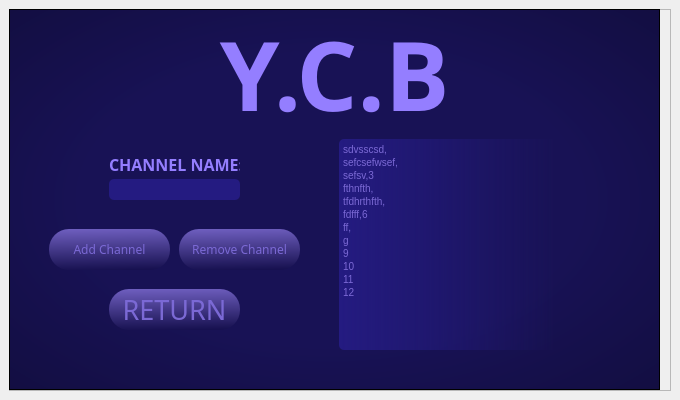
<?xml version="1.0" encoding="UTF-8"?>
<ui version="4.0">
 <class>Window_Menu</class>
 <widget class="QMainWindow" name="Window_Menu">
  <property name="geometry">
   <rect>
    <x>0</x>
    <y>0</y>
    <width>680</width>
    <height>400</height>
   </rect>
  </property>
  <property name="windowTitle">
   <string>MainWindow</string>
  </property>
  <widget class="QWidget" name="centralwidget">
   <layout class="QVBoxLayout" name="verticalLayout">
    <item>
     <widget class="QFrame" name="frame">
      <property name="styleSheet">
       <string notr="true">QFrame {
    color: rgb(220, 220, 220);
	border-radius: 20px;
}

background-color: qradialgradient(spread:pad, cx:0.5, cy:0.5, radius:0.5, fx:0.5, fy:0.5, stop:0 rgba(0, 0, 0, 255), stop:0.19397 rgba(0, 0, 0, 255), stop:0.202312 rgba(122, 97, 0, 255), stop:0.495514 rgba(76, 58, 0, 255), stop:0.504819 rgba(255, 255, 255, 255), stop:0.79 rgba(255, 255, 255, 255), stop:1 rgba(255, 158, 158, 255));</string>
      </property>
      <property name="frameShape">
       <enum>QFrame::StyledPanel</enum>
      </property>
      <property name="frameShadow">
       <enum>QFrame::Raised</enum>
      </property>
      <widget class="QLabel" name="titleLabel">
       <property name="geometry">
        <rect>
         <x>0</x>
         <y>-90</y>
         <width>651</width>
         <height>311</height>
        </rect>
       </property>
       <property name="font">
        <font>
         <family>Agency FB</family>
         <pointsize>72</pointsize>
        </font>
       </property>
       <property name="layoutDirection">
        <enum>Qt::LeftToRight</enum>
       </property>
       <property name="styleSheet">
        <string notr="true">color: rgb(233, 231, 255);
color: rgb(148, 126, 255);</string>
       </property>
       <property name="text">
        <string>&lt;strong&gt;Y.C.B</string>
       </property>
       <property name="textFormat">
        <enum>Qt::AutoText</enum>
       </property>
       <property name="scaledContents">
        <bool>false</bool>
       </property>
       <property name="alignment">
        <set>Qt::AlignCenter</set>
       </property>
      </widget>
      <widget class="QFrame" name="frame_2">
       <property name="geometry">
        <rect>
         <x>0</x>
         <y>0</y>
         <width>651</width>
         <height>381</height>
        </rect>
       </property>
       <property name="styleSheet">
        <string notr="true">background-color: rgb(24, 18, 85);
background-color: qradialgradient(spread:pad, cx:0.495, cy:0.5, radius:1.797, fx:0.494632, fy:0.5, stop:0.21393 rgba(24, 18, 85, 255), stop:1 rgba(0, 0, 0, 255));</string>
       </property>
       <property name="frameShape">
        <enum>QFrame::StyledPanel</enum>
       </property>
       <property name="frameShadow">
        <enum>QFrame::Raised</enum>
       </property>
       <widget class="QPushButton" name="btnRemove">
        <property name="geometry">
         <rect>
          <x>170</x>
          <y>220</y>
          <width>121</width>
          <height>41</height>
         </rect>
        </property>
        <property name="font">
         <font>
          <family>Segoe UI Semibold</family>
         </font>
        </property>
        <property name="styleSheet">
         <string notr="true">background-color: qlineargradient(spread:pad, x1:0.448, y1:0, x2:0.507, y2:1, stop:0 rgba(109, 93, 189, 255), stop:1 rgba(23, 17, 80, 255));
border-radius: 20px;
color: rgb(123, 105, 213);</string>
        </property>
        <property name="text">
         <string>Remove Channel</string>
        </property>
       </widget>
       <widget class="QPushButton" name="btnReturn">
        <property name="geometry">
         <rect>
          <x>100</x>
          <y>280</y>
          <width>131</width>
          <height>41</height>
         </rect>
        </property>
        <property name="font">
         <font>
          <family>Agency FB</family>
          <pointsize>20</pointsize>
         </font>
        </property>
        <property name="styleSheet">
         <string notr="true">background-color: qlineargradient(spread:pad, x1:0.448, y1:0, x2:0.507, y2:1, stop:0 rgba(109, 93, 189, 255), stop:1 rgba(23, 17, 80, 255));
border-radius: 20px;
color: rgb(123, 105, 213);</string>
        </property>
        <property name="text">
         <string>RETURN</string>
        </property>
       </widget>
       <widget class="QPushButton" name="btnAdd">
        <property name="geometry">
         <rect>
          <x>40</x>
          <y>220</y>
          <width>121</width>
          <height>41</height>
         </rect>
        </property>
        <property name="font">
         <font>
          <family>Segoe UI Semibold</family>
          <weight>50</weight>
          <bold>false</bold>
         </font>
        </property>
        <property name="styleSheet">
         <string notr="true">QPushButton {
	background-color: qlineargradient(spread:pad, x1:0.448, y1:0, x2:0.507, y2:1, stop:0 rgba(109, 93, 189, 255), stop:1 rgba(23, 17, 80, 255));
	border-radius: 20px;
	color: rgb(123, 105, 213);
}</string>
        </property>
        <property name="text">
         <string>Add Channel</string>
        </property>
        <property name="flat">
         <bool>false</bool>
        </property>
       </widget>
      </widget>
      <widget class="QLabel" name="titleLabel_2">
       <property name="geometry">
        <rect>
         <x>100</x>
         <y>130</y>
         <width>131</width>
         <height>51</height>
        </rect>
       </property>
       <property name="font">
        <font>
         <family>Agency FB</family>
         <pointsize>12</pointsize>
        </font>
       </property>
       <property name="layoutDirection">
        <enum>Qt::LeftToRight</enum>
       </property>
       <property name="styleSheet">
        <string notr="true">color: rgb(233, 231, 255);
color: rgb(148, 126, 255);</string>
       </property>
       <property name="text">
        <string>&lt;html&gt;&lt;head/&gt;&lt;body&gt;&lt;p&gt;&lt;span style=&quot; font-weight:600;&quot;&gt;CHANNEL NAME:&lt;/span&gt;&lt;/p&gt;&lt;/body&gt;&lt;/html&gt;</string>
       </property>
       <property name="textFormat">
        <enum>Qt::AutoText</enum>
       </property>
       <property name="scaledContents">
        <bool>false</bool>
       </property>
       <property name="alignment">
        <set>Qt::AlignCenter</set>
       </property>
      </widget>
      <widget class="QTextEdit" name="ChannelList">
       <property name="geometry">
        <rect>
         <x>330</x>
         <y>130</y>
         <width>271</width>
         <height>211</height>
        </rect>
       </property>
       <property name="styleSheet">
        <string notr="true">background-color: qlineargradient(spread:pad, x1:0.448, y1:0, x2:0.507, y2:1, stop:0 rgba(109, 93, 189, 255), stop:1 rgba(23, 17, 80, 255));
border-radius: 5px;
color: rgb(123, 105, 213);
background-color: rgba(23, 17, 80, 255);
background-color: rgb(42, 32, 152);
background-color: rgb(36, 27, 129);
background-color: qlineargradient(spread:pad, x1:0, y1:0, x2:1, y2:0, stop:0 rgba(36, 27, 129, 255), stop:0.8 rgba(24, 18, 84, 0));</string>
       </property>
       <property name="html">
        <string>&lt;!DOCTYPE HTML PUBLIC &quot;-//W3C//DTD HTML 4.0//EN&quot; &quot;http://www.w3.org/TR/REC-html40/strict.dtd&quot;&gt;
&lt;html&gt;&lt;head&gt;&lt;meta name=&quot;qrichtext&quot; content=&quot;1&quot; /&gt;&lt;style type=&quot;text/css&quot;&gt;
p, li { white-space: pre-wrap; }
&lt;/style&gt;&lt;/head&gt;&lt;body style=&quot; font-family:'MS Shell Dlg 2'; font-size:7.8pt; font-weight:400; font-style:normal;&quot;&gt;
&lt;p align=&quot;justify&quot; style=&quot; margin-top:0px; margin-bottom:0px; margin-left:0px; margin-right:0px; -qt-block-indent:0; text-indent:0px;&quot;&gt;sdvsscsd,&lt;/p&gt;
&lt;p align=&quot;justify&quot; style=&quot; margin-top:0px; margin-bottom:0px; margin-left:0px; margin-right:0px; -qt-block-indent:0; text-indent:0px;&quot;&gt;sefcsefwsef,&lt;/p&gt;
&lt;p align=&quot;justify&quot; style=&quot; margin-top:0px; margin-bottom:0px; margin-left:0px; margin-right:0px; -qt-block-indent:0; text-indent:0px;&quot;&gt;sefsv,3&lt;/p&gt;
&lt;p align=&quot;justify&quot; style=&quot; margin-top:0px; margin-bottom:0px; margin-left:0px; margin-right:0px; -qt-block-indent:0; text-indent:0px;&quot;&gt;fthnfth,&lt;/p&gt;
&lt;p align=&quot;justify&quot; style=&quot; margin-top:0px; margin-bottom:0px; margin-left:0px; margin-right:0px; -qt-block-indent:0; text-indent:0px;&quot;&gt;tfdhrthfth,&lt;/p&gt;
&lt;p align=&quot;justify&quot; style=&quot; margin-top:0px; margin-bottom:0px; margin-left:0px; margin-right:0px; -qt-block-indent:0; text-indent:0px;&quot;&gt;fdfff,6&lt;/p&gt;
&lt;p align=&quot;justify&quot; style=&quot; margin-top:0px; margin-bottom:0px; margin-left:0px; margin-right:0px; -qt-block-indent:0; text-indent:0px;&quot;&gt;ff,&lt;/p&gt;
&lt;p align=&quot;justify&quot; style=&quot; margin-top:0px; margin-bottom:0px; margin-left:0px; margin-right:0px; -qt-block-indent:0; text-indent:0px;&quot;&gt;g&lt;/p&gt;
&lt;p align=&quot;justify&quot; style=&quot; margin-top:0px; margin-bottom:0px; margin-left:0px; margin-right:0px; -qt-block-indent:0; text-indent:0px;&quot;&gt;9&lt;/p&gt;
&lt;p align=&quot;justify&quot; style=&quot; margin-top:0px; margin-bottom:0px; margin-left:0px; margin-right:0px; -qt-block-indent:0; text-indent:0px;&quot;&gt;10&lt;/p&gt;
&lt;p align=&quot;justify&quot; style=&quot; margin-top:0px; margin-bottom:0px; margin-left:0px; margin-right:0px; -qt-block-indent:0; text-indent:0px;&quot;&gt;11&lt;/p&gt;
&lt;p align=&quot;justify&quot; style=&quot; margin-top:0px; margin-bottom:0px; margin-left:0px; margin-right:0px; -qt-block-indent:0; text-indent:0px;&quot;&gt;12&lt;/p&gt;&lt;/body&gt;&lt;/html&gt;</string>
       </property>
      </widget>
      <widget class="QLabel" name="labelError">
       <property name="geometry">
        <rect>
         <x>44</x>
         <y>195</y>
         <width>241</width>
         <height>21</height>
        </rect>
       </property>
       <property name="styleSheet">
        <string notr="true"/>
       </property>
       <property name="text">
        <string/>
       </property>
       <property name="alignment">
        <set>Qt::AlignCenter</set>
       </property>
      </widget>
      <widget class="QLineEdit" name="fieldChannel">
       <property name="geometry">
        <rect>
         <x>100</x>
         <y>170</y>
         <width>131</width>
         <height>21</height>
        </rect>
       </property>
       <property name="font">
        <font>
         <family>Arial</family>
        </font>
       </property>
       <property name="layoutDirection">
        <enum>Qt::LeftToRight</enum>
       </property>
       <property name="styleSheet">
        <string notr="true">background-color: qlineargradient(spread:pad, x1:0.448, y1:0, x2:0.507, y2:1, stop:0 rgba(109, 93, 189, 255), stop:1 rgba(23, 17, 80, 255));
border-radius: 5px;
color: rgb(123, 105, 213);
background-color: rgba(23, 17, 80, 255);
background-color: rgb(42, 32, 152);
background-color: rgb(36, 27, 129);</string>
       </property>
       <property name="text">
        <string/>
       </property>
       <property name="alignment">
        <set>Qt::AlignCenter</set>
       </property>
      </widget>
      <zorder>frame_2</zorder>
      <zorder>titleLabel</zorder>
      <zorder>titleLabel_2</zorder>
      <zorder>ChannelList</zorder>
      <zorder>labelError</zorder>
      <zorder>fieldChannel</zorder>
     </widget>
    </item>
   </layout>
  </widget>
 </widget>
 <resources/>
 <connections/>
</ui>
